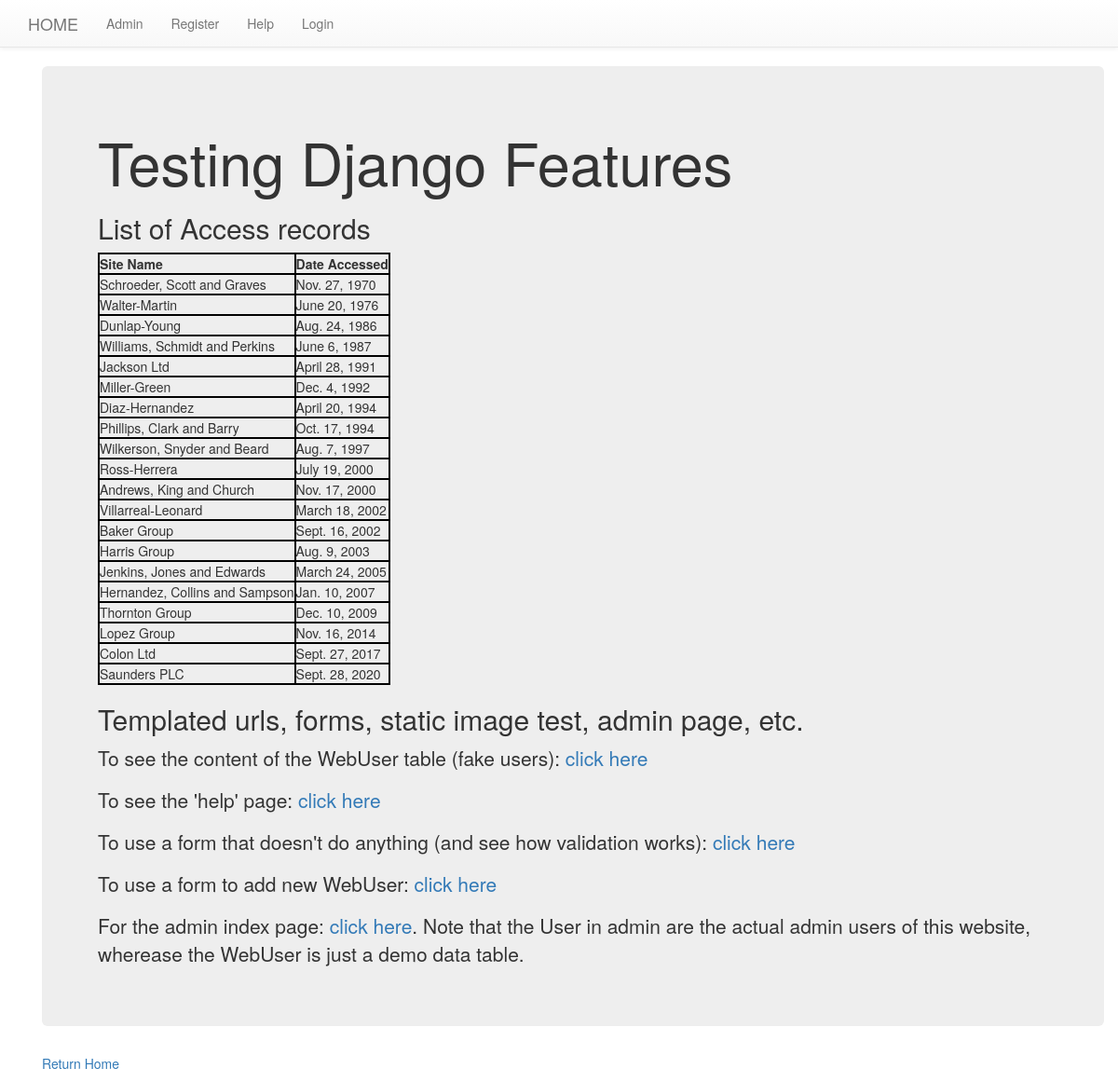
/sample_app/features_test/, run on the app's committed database.
### sample_app/models.py (models this page shows, shortened)
class AccessRecord(models.Model):
    name = models.ForeignKey(Webpage, on_delete=models.DO_NOTHING)
    date = models.DateField()

class Webpage(models.Model):
    topic = models.ForeignKey(Topic, on_delete=models.DO_NOTHING) #Newer version of Django requires on_delete in this constructor
    name = models.CharField(max_length=264, unique=True)
    url = models.URLField(unique=True)
    def __str__(self):
        return self.name

### sample_app/views.py (the view)
# urls.py: path('features_test/', views.features_test, name='features_test'),
def features_test(request):
    webpages_list = AccessRecord.objects.order_by('date')
    date_dict = {'access_records' : webpages_list}
    return render(request, 'sample_app/features_test.html', context=date_dict)

### templates/sample_app/features_test.html
<!DOCTYPE html>
{% extends "sample_app/base.html" %}
{% block body_block %}
    <div class="container">
      <div class="jumbotron">
        <h1>Testing Django Features</h1>
        <h2>List of Access records</h2>
        <div class="djangotwo">
          {% if access_records %}
          <table>
            <thead>
              <th>Site Name</th>
              <th>Date Accessed</th>
              {% for acc in access_records %}
              <tr>
                <td>{{acc.name}}</td>
                <td>{{acc.date}}</td>
              </tr>
              {% endfor %}
            </thead>
          </table>
          {% else %}
          <p>NO ACCESS RECORD FOUND</p>
          {% endif %}
          </div>
          <h2>Templated urls, forms, static image test, admin page, etc.</h2>
          <p>To see the content of the WebUser table (fake users): <a href="{% url 'sample_app:users'%}">click here</a></p>
          <p>To see the 'help' page: <a href="{% url 'sample_app:help'%}">click here</a></p>
          <p>To use a form that doesn't do anything (and see how validation works): <a href="{% url 'sample_app:form_name'%}">click here</a></p>
          <p>To use a form to add new WebUser: <a href="{% url 'sample_app:form_enter_user'%}">click here</a></p>
          <p>For the admin index page: <a href="{% url 'admin:index' %}">click here</a>. Note that the User in admin are
          the actual admin users of this website, wherease the WebUser is just a demo data table.</p>
      </div>
      <p><a href='{%url 'index'%}'>Return Home</a></p>
    </div>
{%endblock%}

### templates/sample_app/base.html (shortened to what this page needs)
<!DOCTYPE html>
{% load static %}
<html>
  <head>
    <link rel="stylesheet" href="https://maxcdn.bootstrapcdn.com/bootstrap/3.3.7/css/bootstrap.min.css">
    <link rel="stylesheet" href="https://maxcdn.bootstrapcdn.com/bootstrap/3.3.7/css/bootstrap-theme.min.css">
    <link rel="stylesheet" href="{% static 'css/styles.css'%}">
  </head>
  <body>
    <nav class="navbar navbar-default navbar-static-top bg-success navbar-custom">
      <div class="container">
        <ul class="nav navbar-nav">
          <li><a class='navbar-brand' href="{% url 'index'%}">HOME</a></li>
          <li><a class='navbar-link' href="{% url 'admin:index' %}">Admin</a></li>
          <li><a class='navbar-link' href="{% url 'sample_app:register'%}">Register</a></li>
          <li><a class='navbar-link' href="{% url 'sample_app:help'%}">Help</a></li>
          {% if user.is_authenticated %}
          <li><a class='navbar-link' href="{% url 'logout'%}">Logout</a></li>
          {% else %}
          <li><a class='navbar-link' href="{% url 'sample_app:user_login'%}">Login</a></li>
          {%endif%}
        </ul>
      </div>
    </nav>
    <div class="container">
      {% block body_block %}{% endblock %}
    </div>
  </body>
</html>

### static/css/styles.css (style rules this page uses)
h1 { color: blue; }
table, th, td { border: 2px solid black; }

### data on the page
AccessRecord: name "Schroeder, Scott and Graves", date "Nov. 27, 1970"
AccessRecord: name "Walter-Martin", date "June 20, 1976"
AccessRecord: name "Dunlap-Young", date "Aug. 24, 1986"
AccessRecord: name "Williams, Schmidt and Perkins", date "June 6, 1987"
AccessRecord: name "Jackson Ltd", date "April 28, 1991"
AccessRecord: name "Miller-Green", date "Dec. 4, 1992"
AccessRecord: name "Diaz-Hernandez", date "April 20, 1994"
AccessRecord: name "Phillips, Clark and Barry", date "Oct. 17, 1994"
AccessRecord: name "Wilkerson, Snyder and Beard", date "Aug. 7, 1997"
AccessRecord: name "Ross-Herrera", date "July 19, 2000"
AccessRecord: name "Andrews, King and Church", date "Nov. 17, 2000"
AccessRecord: name "Villarreal-Leonard", date "March 18, 2002"
AccessRecord: name "Baker Group", date "Sept. 16, 2002"
AccessRecord: name "Harris Group", date "Aug. 9, 2003"
AccessRecord: name "Jenkins, Jones and Edwards", date "March 24, 2005"
AccessRecord: name "Hernandez, Collins and Sampson", date "Jan. 10, 2007"
AccessRecord: name "Thornton Group", date "Dec. 10, 2009"
AccessRecord: name "Lopez Group", date "Nov. 16, 2014"
AccessRecord: name "Colon Ltd", date "Sept. 27, 2017"
AccessRecord: name "Saunders PLC", date "Sept. 28, 2020"
